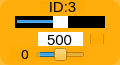
    <widget class="QWidget" name="widget_id3" native="true">
     <property name="geometry">
      <rect>
       <x>720</x>
       <y>650</y>
       <width>120</width>
       <height>65</height>
      </rect>
     </property>
     <property name="maximumSize">
      <size>
       <width>16777161</width>
       <height>16777215</height>
      </size>
     </property>
     <property name="styleSheet">
      <string notr="true">background-color: rgb(255, 170, 0, 200);
border-radius:10px;</string>
     </property>
     <widget class="QLabel" name="label_ID3">
      <property name="geometry">
       <rect>
        <x>40</x>
        <y>1</y>
        <width>45</width>
        <height>12</height>
       </rect>
      </property>
      <property name="minimumSize">
       <size>
        <width>0</width>
        <height>10</height>
       </size>
      </property>
      <property name="font">
       <font>
        <family>Arial</family>
        <pointsize>11</pointsize>
       </font>
      </property>
      <property name="styleSheet">
       <string notr="true">background-color: rgb(255, 255, 255， 0);
border-radius:0px;</string>
      </property>
      <property name="text">
       <string>ID:3</string>
      </property>
      <property name="alignment">
       <set>Qt::AlignCenter</set>
      </property>
     </widget>
     <widget class="QSlider" name="horizontalSlider_pulse_id3">
      <property name="geometry">
       <rect>
        <x>15</x>
        <y>16</y>
        <width>90</width>
        <height>12</height>
       </rect>
      </property>
      <property name="autoFillBackground">
       <bool>false</bool>
      </property>
      <property name="styleSheet">
       <string notr="true">QSlider{
	background: rgb(0, 0, 0);
	border-radius:0px;
}
QSlider::handle {/*设置中间的那个滑动的键*/                           background: rgb(255, 255, 255)}</string>
      </property>
      <property name="minimum">
       <number>0</number>
      </property>
      <property name="maximum">
       <number>1000</number>
      </property>
      <property name="pageStep">
       <number>1</number>
      </property>
      <property name="value">
       <number>500</number>
      </property>
      <property name="orientation">
       <enum>Qt::Horizontal</enum>
      </property>
     </widget>
     <widget class="QSlider" name="horizontalSlider_dev_id3">
      <property name="geometry">
       <rect>
        <x>35</x>
        <y>48</y>
        <width>50</width>
        <height>13</height>
       </rect>
      </property>
      <property name="styleSheet">
       <string notr="true">background-color: rgb(255, 255, 255， 0);</string>
      </property>
      <property name="minimum">
       <number>-125</number>
      </property>
      <property name="maximum">
       <number>125</number>
      </property>
      <property name="pageStep">
       <number>1</number>
      </property>
      <property name="orientation">
       <enum>Qt::Horizontal</enum>
      </property>
     </widget>
     <widget class="QLabel" name="label_id3">
      <property name="geometry">
       <rect>
        <x>10</x>
        <y>47</y>
        <width>30</width>
        <height>15</height>
       </rect>
      </property>
      <property name="minimumSize">
       <size>
        <width>0</width>
        <height>10</height>
       </size>
      </property>
      <property name="font">
       <font>
        <family>DejaVu Sans</family>
        <pointsize>10</pointsize>
       </font>
      </property>
      <property name="styleSheet">
       <string notr="true">background-color: rgb(255, 255, 255， 0);</string>
      </property>
      <property name="text">
       <string>0</string>
      </property>
      <property name="alignment">
       <set>Qt::AlignCenter</set>
      </property>
     </widget>
     <widget class="QLineEdit" name="lineEdit_id3">
      <property name="geometry">
       <rect>
        <x>38</x>
        <y>32</y>
        <width>45</width>
        <height>14</height>
       </rect>
      </property>
      <property name="sizePolicy">
       <sizepolicy hsizetype="Fixed" vsizetype="Fixed">
        <horstretch>0</horstretch>
        <verstretch>0</verstretch>
       </sizepolicy>
      </property>
      <property name="font">
       <font>
        <family>Arial</family>
        <pointsize>11</pointsize>
       </font>
      </property>
      <property name="autoFillBackground">
       <bool>false</bool>
      </property>
      <property name="styleSheet">
       <string notr="true">background-color: rgb(255, 255, 255);
border-radius:0px;</string>
      </property>
      <property name="text">
       <string>500</string>
      </property>
      <property name="maxLength">
       <number>1000</number>
      </property>
      <property name="alignment">
       <set>Qt::AlignCenter</set>
      </property>
      <property name="dragEnabled">
       <bool>false</bool>
      </property>
      <property name="readOnly">
       <bool>false</bool>
      </property>
     </widget>
     <widget class="QCheckBox" name="checkBox_id3">
      <property name="geometry">
       <rect>
        <x>90</x>
        <y>34</y>
        <width>15</width>
        <height>10</height>
       </rect>
      </property>
      <property name="text">
       <string/>
      </property>
     </widget>
    </widget>
